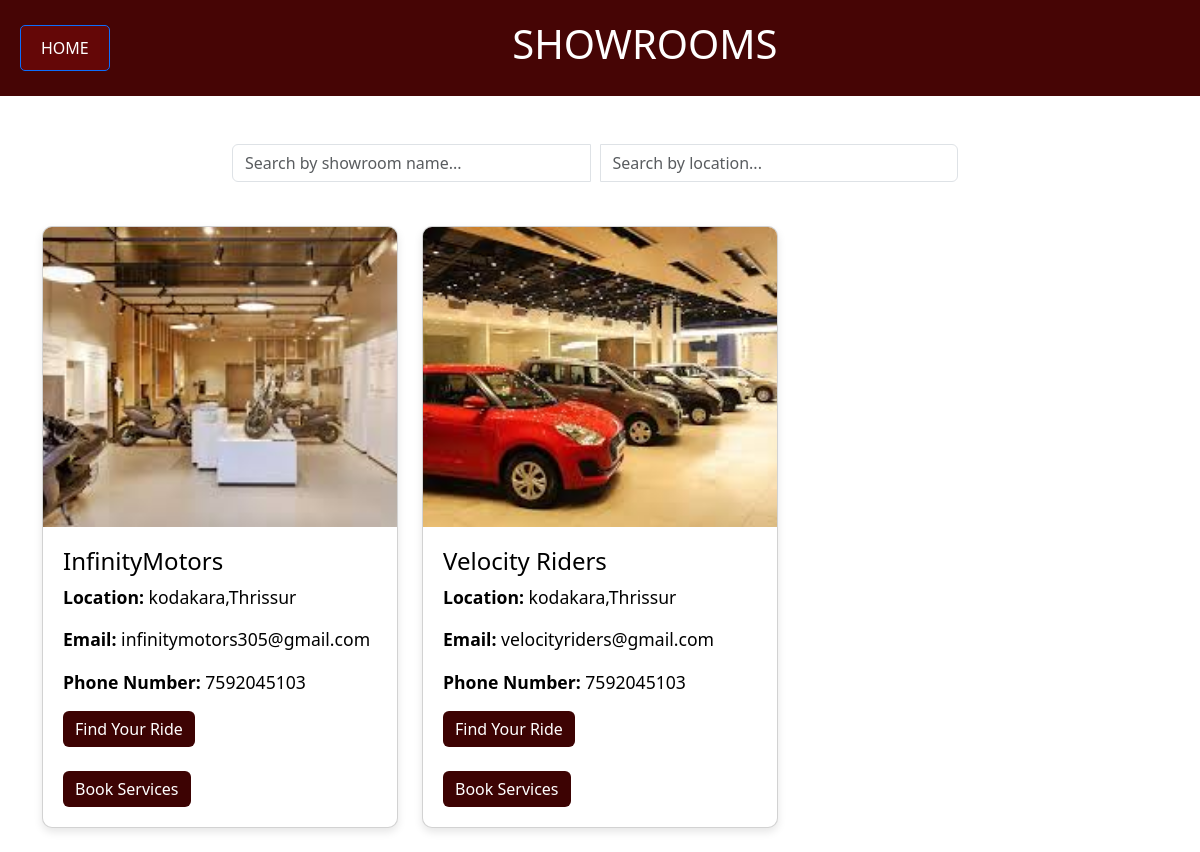
The app's page /user_showlist/ with its own data.
### CB_TARS/models.py (models this page shows, shortened)
class show(models.Model):
    showname=models.CharField(max_length=50)
    email=models.EmailField(unique=True)
    password=models.CharField(max_length=50)
    phonenumber=models.IntegerField()
    showaddress=models.CharField(max_length=100)
    showregno=models.CharField(max_length=50, null=True, blank=True)
    image=models.ImageField(null=True,blank=True,upload_to='images/')
    STATUS=(
        ('applied','Applied'),
        ('approved','Approved'),
        ('reject','Reject')
    )
    status=models.CharField(max_length=20,choices=STATUS,default='applied')
    otp = models.IntegerField(null=True, blank=True)  # Store OTP for verification

### CB_TARS/views.py (the view)
# urls.py: path('user_showlist/',views.user_showlist,name='user_showlist'),
def user_showlist(request):
    showrooms = show.objects.all()
    return render(request, 'user_showlist.html', {'showrooms': showrooms})

### CB_TARS/templates/user_showlist.html (shortened to what this page needs)
{% load static %}
<!DOCTYPE html>
<html lang="en">
<head>
    <link href="https://cdn.jsdelivr.net/npm/bootstrap@5.3.0-alpha1/dist/css/bootstrap.min.css" rel="stylesheet">
</head>
<body>
    <div class="header-container">
        <a href="/home/" class="custom-link btn btn-primary">HOME</a>
        <h1>Showrooms</h1>
    </div>
    <div class="container mt-5">
        <div class="row mb-4">
            <div class="col-md-8 mx-auto">
                <div class="input-group">
                    <input type="text" id="search-name" class="form-control" placeholder="Search by showroom name..." aria-label="Search by showroom name">
                    <input type="text" id="search-address" class="form-control" placeholder="Search by location..." aria-label="Search by location">
                </div>
            </div>
        </div>
        <div class="row" id="showrooms-list">
            {% for showroom in showrooms %}
                <div class="col-md-4 mb-4 showroom-item">
                    <div class="card">
                        <img src="{% if showroom.image %}{{ showroom.image.url }}{% else %}/static/path/to/default-image.jpg{% endif %}"
                             class="card-img-top" alt="{{ showroom.showname }}">
                        <div class="card-body">
                            <h5 class="card-title">{{ showroom.showname }}</h5>
                            <p class="card-text"><strong>Location:</strong> {{ showroom.showaddress }}</p>
                            <p class="card-text"><strong>Email:</strong> {{ showroom.email }}</p>
                            <p class="card-text"><strong>Phone Number:</strong> {{ showroom.phonenumber }}</p>
                            <a href="/showpostslistu/{{ showroom.id }}/" class="btn btn-custom">Find Your Ride</a><br><br>
                            <a href="/s_book_services/{{ showroom.id }}/" class="btn btn-custom">Book Services</a>
                        </div>
                    </div>
                </div>
            {% empty %}
                <center>
                    <p>No showrooms available at the moment.</p>
                </center>
            {% endfor %}
        </div>
    </div>
</body>
</html>

### CB_TARS/templates/user_showlist.html (style rules this page uses)
.custom-link { color: white; background-color: rgb(100, 7, 7); text-decoration: none; padding: 10px 20px; border-radius: 5px; transition: background-color 0.3s ease; }
.header-container { background-color: rgb(70, 5, 5); padding: 20px; color: white; display: flex; justify-content: space-between; align-items: center; }
.header-container h1 { font-size: 2.5em; text-transform: uppercase; }
.card { border-radius: 10px; overflow: hidden; box-shadow: 0 4px 8px rgba(0, 0, 0, 0.1); }
.card-body { padding: 20px; }
.card-title { font-size: 1.5em; color: #000000; }
.card-text { font-size: 1.1em; color: #000000; }
.btn-custom { background-color: rgb(61, 3, 3); color: white; border: none; }
.card-img-top { height: 300px; object-fit: cover; }
.input-group { margin-bottom: 20px; }
.input-group input { margin-right: 10px; }

### records on screen
show: image (picture), showname "InfinityMotors", showaddress "kodakara,Thrissur", email "infinitymotors305@gmail.com", phonenumber "7592045103"
show: image (picture), showname "Velocity Riders", showaddress "kodakara,Thrissur", email "velocityriders@gmail.com", phonenumber "7592045103"
